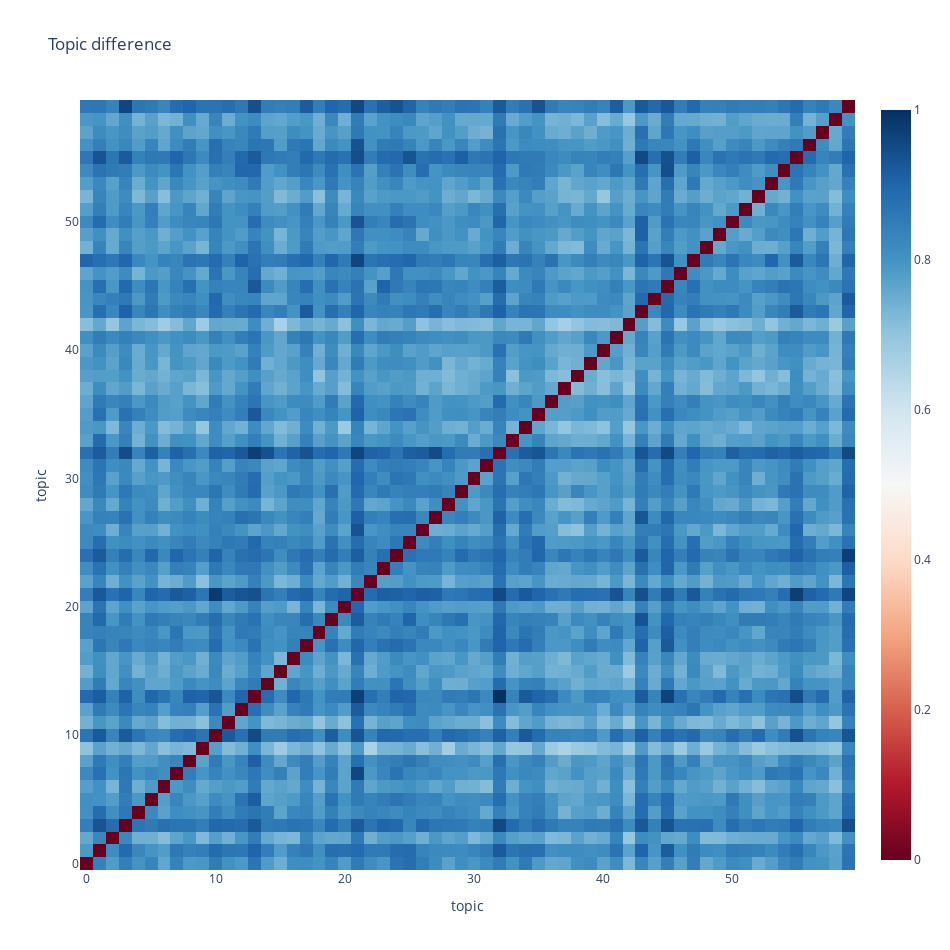

Notebook source saved alongside this figure:
### Code cell
# Plot differentiation matrix to show how the topics differ. (Interactive plotly version is best viewed using a browser.)
mdiff, annotation = lda_model.diff(
                        lda_model,
                        # available distances: {'kullback_leibler', 'hellinger', 'jaccard', 'jensen_shannon'}
                        distance='kullback_leibler',
                    )
# Can be changed manually to "plot_difference_matplotlib" or "plot_difference_plotly".
plot_difference_plotly(mdiff, title="Topic difference", annotation=annotation)

### Figure 1 — Plotly figure (JSON) as saved in the notebook; plotly's stock layout.template omitted (floating-point values rounded to 4 significant figures; data arrays with more than 128 entries replaced by an {"elided": "..."} marker saying what was removed)
{"data": [{"colorscale": [[0.0, "rgb(103,0,31)"], [0.1, "rgb(178,24,43)"], [0.2, "rgb(214,96,77)"], [0.3, "rgb(244,165,130)"], [0.4, "rgb(253,219,199)"], [0.5, "rgb(247,247,247)"], [0.6, "rgb(209,229,240)"], [0.7, "rgb(146,197,222)"], [0.8, "rgb(67,147,195)"], [0.9, "rgb(33,102,172)"], [1.0, "rgb(5,48,97)"]], "text": {"elided": "60x60 str values"}, "z": {"elided": "60x60 float values"}, "type": "heatmap"}], "layout": {"height": 950, "title": {"text": "Topic difference"}, "width": 950, "xaxis": {"title": {"text": "topic"}}, "yaxis": {"title": {"text": "topic"}}}}
